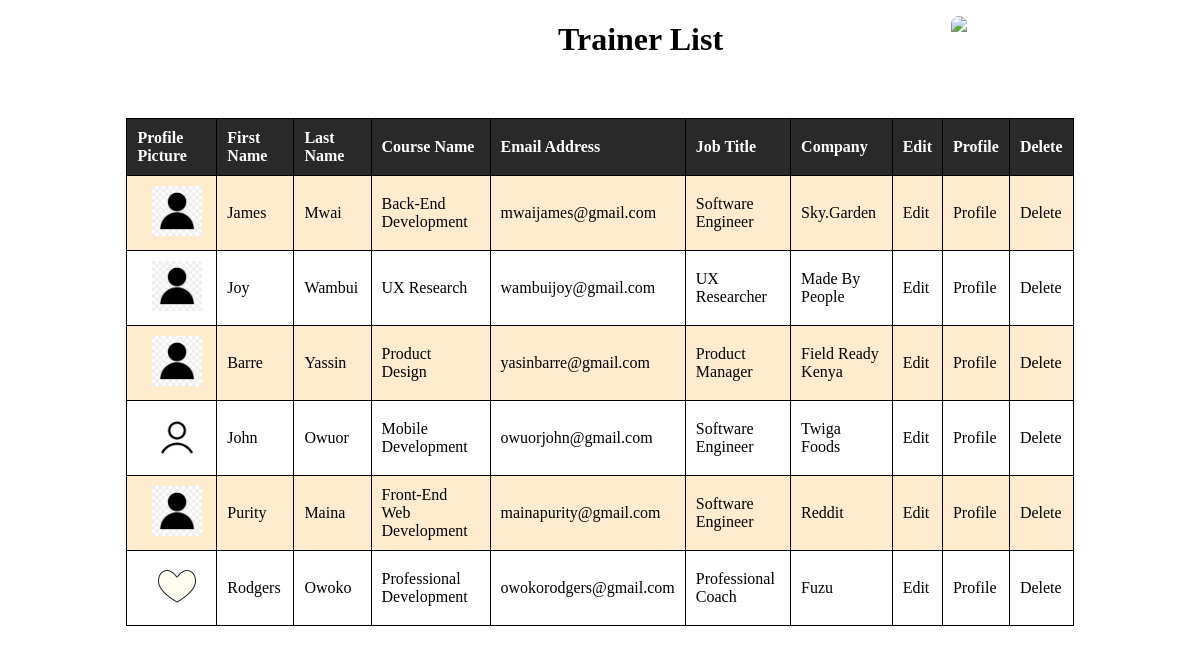
/trainer/list/, run on an earlier commit of the app's database.
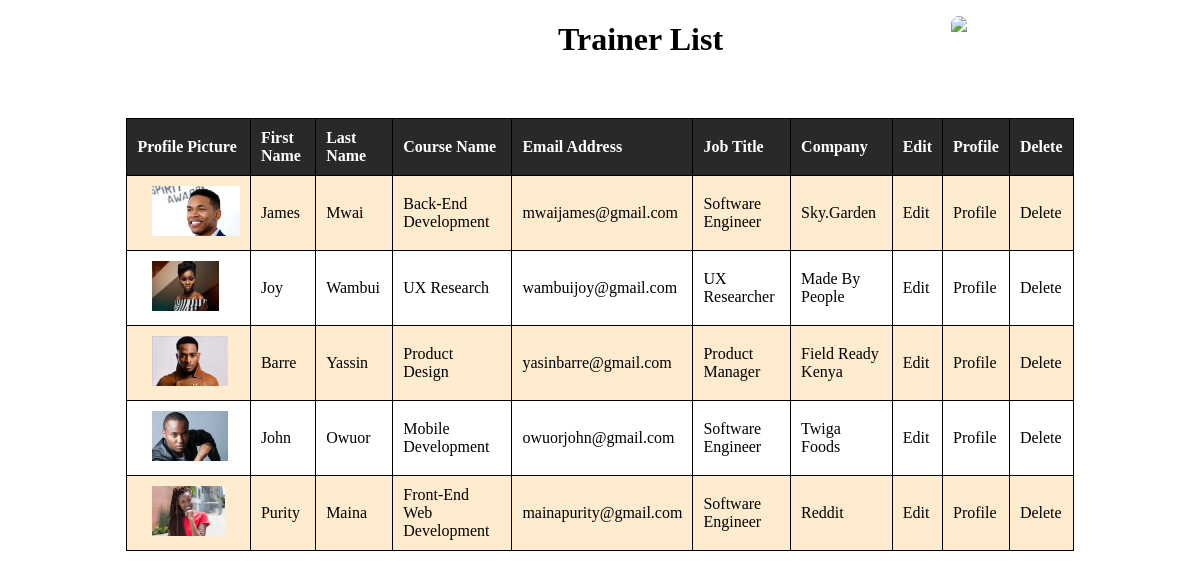
And on a later commit of the database.
### trainer/models.py (models this page shows)
class Trainer(models.Model):
    profile_pic = models.ImageField(upload_to = 'images/')
    first_name=models.CharField(max_length=12)
    last_name=models.CharField(max_length=12)
    gender_choice=(
        ('1','Female'),
        ('2','Male'),
        ('3','Prefer not to say')
    )
    gender=models.CharField(max_length=8,choices=gender_choice)
    age=models.PositiveSmallIntegerField(null=True, blank=True)
    date_of_birth=models.DateField(null=True)
    phone_number=models.CharField(max_length=10)
    nationality_choice=(
        ('1','Rwandan'),
        ('2','Kenyan'),
        ('3','Ugandan'),
        ('4','SouthSudanes'),
        ('5','Sudanes')
    )
    nationality=models.CharField(max_length=15,choices=nationality_choice)
    national_Id=models.CharField(max_length=20)
    email_address=models.EmailField(null=True)
    joining_date=models.DateField(null=True)
    resume=models.FileField(upload_to="documents/",null=True)
    contract=models.FileField(upload_to="documents/",null=True, blank=True)
    course_name=models.CharField(max_length=25)
    salary=models.PositiveBigIntegerField(null=True, blank=True)
    job_title=models.CharField(max_length=25)
    company=models.CharField(max_length=30)

### trainer/views.py (the view)
# urls.py: path("list/", trainer_list, name="trainer_list"),
def trainer_list(request):
    trainers = Trainer.objects.all()
    return render(request, "trainer_list.htm", {"trainers":trainers})

### trainer/templates/trainer_list.htm (shortened to what this page needs)
<!DOCTYPE html>
<html lang="en">
<head>
</head>
<body>
    <img class = "pic" src="http://aspirationtech.org/files/WeapSocAkiraChixlogo.jpg">
    <h1>Trainer List</h1>
    <table class="table">
        <tr>
            <th>Profile Picture</th>
            <th>First Name</th>
            <th>Last Name</th>
            <th>Course Name</th>
            <th>Email Address</th>
            <th>Job Title</th>
            <th>Company</th>
            <th>Edit</th>
            <th>Profile</th>
            <th>Delete</th>
        </tr>
        {% for trainer in trainers%}
        <tr>
            <td>
                <img src="{{trainer.profile_pic.url}}">
            </td>
            <td>
                {{trainer.first_name}}
            </td>
            <td>
                {{trainer.last_name}}
            </td>
            <td>
                {{trainer.course_name}}
            </td>
            <td>
                {{trainer.email_address}}
            </td>
            <td>
                {{trainer.job_title}}
            </td>
            <td>
                {{trainer.company}}
            </td>
            <td>
                <a href="{%url 'edit_trainer' id=trainer.id%}">Edit</a>
            </td>
            <td>
                <a href="{%url 'trainer_profile' id=trainer.id%}">Profile</a>
            </td>
            <td>
                <a href="{%url 'delete_trainer' id=trainer.id%}">Delete</a>
            </td>
        </tr>
        {% endfor %}
    </table>
</body>
</html>

What changed in the data, as far as the page shows it:
removed Trainer: profile_pic (picture), first_name "Rodgers", last_name "Owoko", course_name "Professional Development", email_address "owokorodgers@gmail.com", job_title "Professional Coach", company "Fuzu"
changed Trainer "James": profile_pic: a different picture
changed Trainer "Joy": profile_pic: a different picture
changed Trainer "Barre": profile_pic: a different picture
changed Trainer "John": profile_pic: a different picture
changed Trainer "Purity": profile_pic: a different picture
